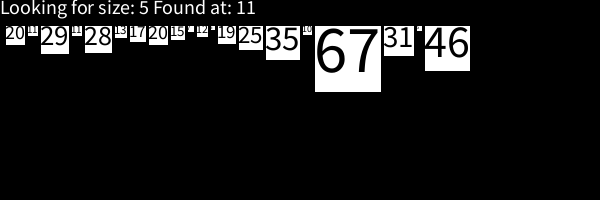
Frame 1 (no input)
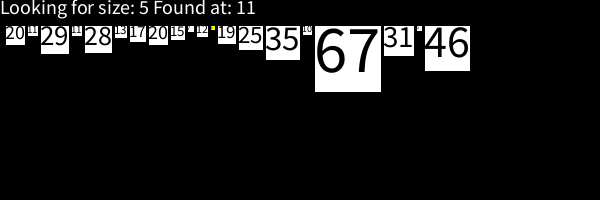
Frame 60 (the mouse pressed at the canvas centre just before this capture)
Frame 120 (the mouse held since frame 60 and released just before this capture): identical to frame 60, image omitted

The Processing sketch that drew these frames (run headless with seeded random() and noise(); from frame 60 on, the mouse is pressed at the canvas centre):

// Processing sketch: w23_search
// ── w23_search.pde
//constants
int MIN_BLOCK_SIZE = 5;

//Driver variables
BlockRow blocks;
int numBlocks;
int searchSize;
int foundBlock;

void setup() {
  size(600, 200);
  background(0);

  numBlocks = 20;
  searchSize = MIN_BLOCK_SIZE;
  foundBlock = -1;

  blocks = new BlockRow(numBlocks);
  blocks.display();
}//setup

void draw() {
  background(0);
  blocks.display();
  lookFor(searchSize);
}//draw

void keyPressed() {
  if (foundBlock != -1) {
    blocks.setBlockColor(foundBlock, color(255));
  }//found block reset color
  searchSize = (searchSize+1);
}//keyPressed

void lookFor(int targetSize) {
  foundBlock = blocks.find(targetSize);
  if (foundBlock != -1) {
    blocks.setBlockColor(foundBlock, color(255, 255, 0));
  }//change found block color
  displayInfo(targetSize, foundBlock);
}//lookFor

void displayInfo(int targetSize, int foundIndex) {
  fill(255);
  textSize(20);
  textAlign(LEFT, TOP);
  text("Looking for size: " + searchSize + " Found at: " + foundIndex, 0, 0);
}//displayInfo

// ── Block.pde
class Block {

  int cx, cy;
  int sideLength;
  color inside;

  Block(int x, int y, int sl) {
    sideLength = sl;
    inside = color(255);
    cx = x;
    cy = y;
  }//default constructor

  void display() {
    fill(inside);
    square(cx, cy, sideLength);

    fill(0);
    if (sideLength >= 100) {
      textSize(80);
    }
    else {
      textSize(sideLength);
    }
    textAlign(LEFT, TOP);
    text(sideLength, cx, cy);
  }//display


}//Ball

// ── BlockRow.pde
class BlockRow {
  Block[] row;

  int numBlocks;
  int minBlockSize;
  int maxBlockSize;

  BlockRow(int nb) {
    numBlocks = nb;
    minBlockSize = MIN_BLOCK_SIZE;
    maxBlockSize = 0;

    row = new Block[numBlocks];
    setupBlocks();
  }//setup

  void setupBlocks() {
    int x = 5;
    int y = 25;
    int topSize = minBlockSize;
    for (int i=0; i < row.length; i++) {
      topSize = (width - x) / (row.length - i);
      int bsize = int(random(minBlockSize, topSize));
      if (maxBlockSize < bsize) {
        maxBlockSize = bsize;
      }//keep maxBlockSize up to date
      row[i] = new Block(x, y, bsize);
      x+= bsize + 2;
    }//array loop
  }//setupBlocks

  void display() {
    for (int i=0; i < row.length; i++) {
      row[i].display();
    }//array loop
  }//viewBlocks

  void setBlockColor(int i, color c) {
    row[i].inside = c;
  }//resetBlockColor

  int find(int targetSize) {
    for (int i=0; i<row.length; i++) {
      if (row[i].sideLength == targetSize) {
        return i;
      }
    }
    return -1;
  }//findBlock

}//BlockRow
